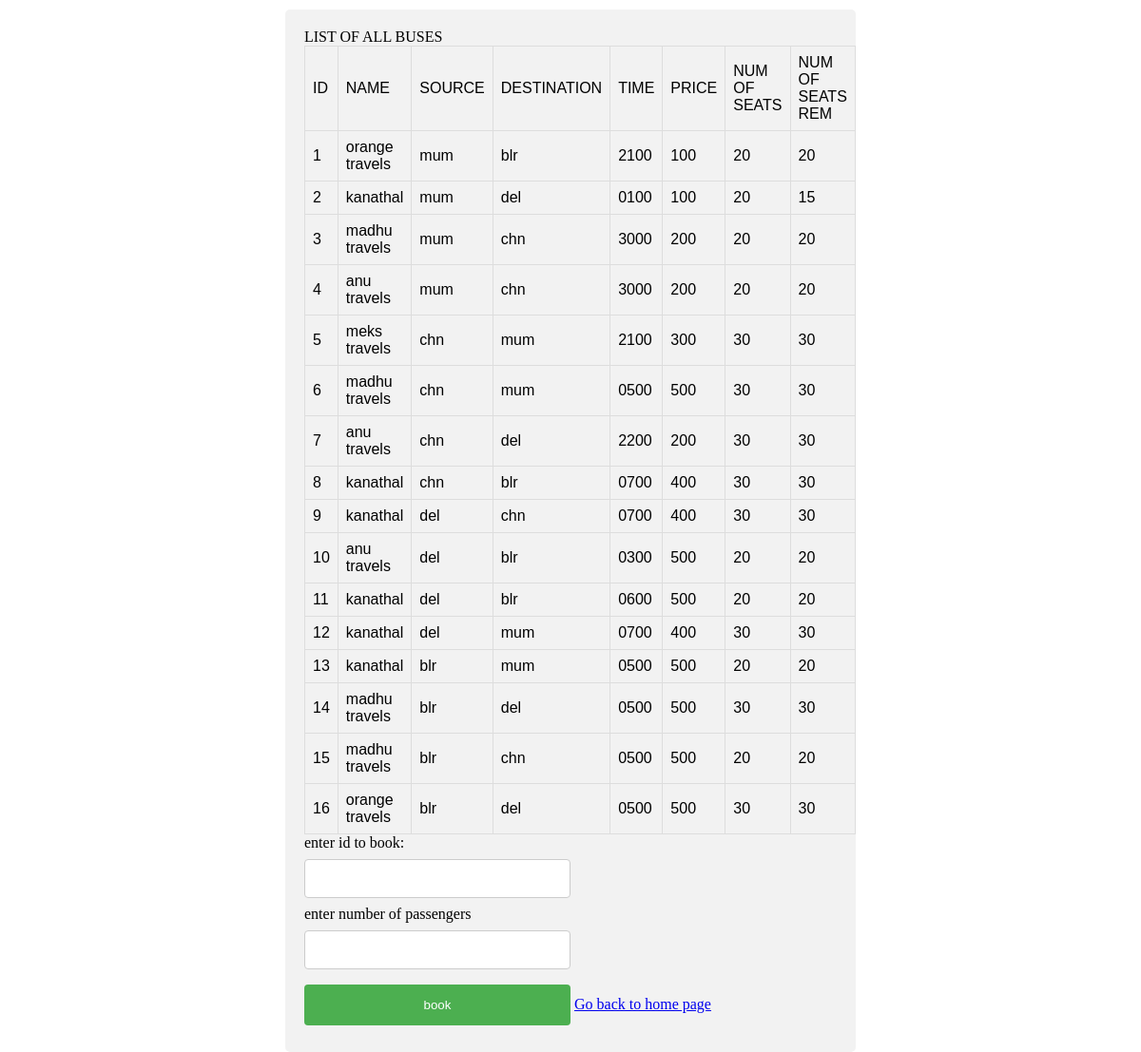
/list.html (signed in), run on the app's committed database.
### tables this page shows
CREATE TABLE buses (id INTEGER PRIMARY KEY,name TEXT, source TEXT, destination TEXT, time TEXT, price INT,nos INT,rem INT);

### __init__.py (the view)
@app.route('/list.html')
def list():
    username = session['username']
    con = sql.connect("database.db")
    con.row_factory = sql.Row
    cur = con.cursor()
    cur.execute("select * from buses")
    rows = cur.fetchall();
    msg = "LIST OF ALL BUSES"
    return render_template("list.html", rows=rows, msg=msg, user=username)

### templates/list.html (shortened to what this page needs)
<!doctype html>
<html>
   <body>
<div>
<form method="POST" action="{{ url_for('booking') }}"
   <h3>{{msg}}</h3>
      <table border = 1 id="customers">
         <thead>
            <td>ID</td>
            <td>NAME</td>
            <td>SOURCE</td>
            <td>DESTINATION</td>
            <td>TIME</td>
            <td>PRICE</td>
<td>NUM OF SEATS</td>
<td>NUM OF SEATS REM</td>
         </thead>
         {% for row in rows %}
            <tr>
               <td>{{row[0]}}</td>
               <td>{{row[1]}}</td>
               <td> {{ row[2]}}</td>
               <td>{{row[3]}}</td>
	<td>{{row[4]}}</td>
	<td>{{row[5]}}</td>
<td>{{row[6]}}</td>
<td>{{row[7]}}</td>
            </tr>
         {% endfor %}
      </table>
{% if user!='admin'   %}
enter id to book: <br>
<input type="number" name="id" autocomplete="off">
<br>
enter number of passengers <br>
<input type="number" name="nop" autocomplete="off">
<br>
<input type="submit" value="book">
{% endif %}
{% if user!='admin'   %}
      <a href="/user">Go back to home page</a>
{% else %}
<a href="/user">Go back to home page</a>
{% endif %}
     </form>
</div>
   </body>
</html>

### templates/list.html (style rules this page uses)
body { margin: auto; width: 50%; padding: 10px; }
input { width: 50%; padding: 12px 20px; margin: 8px 0; display: inline-block; border: 1px solid #ccc; border-radius: 4px; box-sizing: border-box; }
input[type=submit] { width: 50%; background-color: #4CAF50; color: white; padding: 14px 20px; margin: 8px 0; border: none; border-radius: 4px; cursor: pointer; }
div { border-radius: 5px; background-color: #f2f2f2; padding: 20px; }
#customers { font-family: "Trebuchet MS", Arial, Helvetica, sans-serif; border-collapse: collapse; width: 100%; }
#customers td, #customers th { border: 1px solid #ddd; padding: 8px; }
#customers tr:nth-child(even) { background-color: #f2f2f2; }

### data on the page
buses: id "1", name "orange travels", source "mum", destination "blr", time "2100", price "100", nos "20", rem "20"
buses: id "2", name "kanathal", source "mum", destination "del", time "0100", price "100", nos "20", rem "15"
buses: id "3", name "madhu travels", source "mum", destination "chn", time "3000", price "200", nos "20", rem "20"
buses: id "4", name "anu travels", source "mum", destination "chn", time "3000", price "200", nos "20", rem "20"
buses: id "5", name "meks travels", source "chn", destination "mum", time "2100", price "300", nos "30", rem "30"
buses: id "6", name "madhu travels", source "chn", destination "mum", time "0500", price "500", nos "30", rem "30"
buses: id "7", name "anu travels", source "chn", destination "del", time "2200", price "200", nos "30", rem "30"
buses: id "8", name "kanathal", source "chn", destination "blr", time "0700", price "400", nos "30", rem "30"
buses: id "9", name "kanathal", source "del", destination "chn", time "0700", price "400", nos "30", rem "30"
buses: id "10", name "anu travels", source "del", destination "blr", time "0300", price "500", nos "20", rem "20"
buses: id "11", name "kanathal", source "del", destination "blr", time "0600", price "500", nos "20", rem "20"
buses: id "12", name "kanathal", source "del", destination "mum", time "0700", price "400", nos "30", rem "30"
buses: id "13", name "kanathal", source "blr", destination "mum", time "0500", price "500", nos "20", rem "20"
buses: id "14", name "madhu travels", source "blr", destination "del", time "0500", price "500", nos "30", rem "30"
buses: id "15", name "madhu travels", source "blr", destination "chn", time "0500", price "500", nos "20", rem "20"
buses: id "16", name "orange travels", source "blr", destination "del", time "0500", price "500", nos "30", rem "30"

### other printed values
{{ msg }} "LIST OF ALL BUSES"
